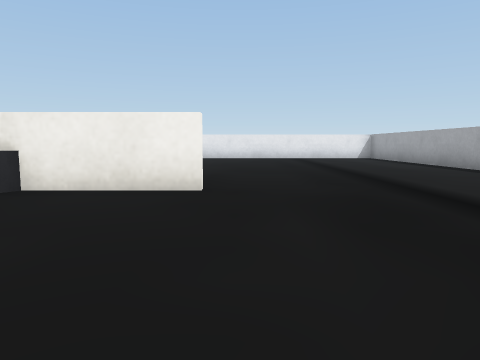
[1] (above)

18 first-person views from a walk through a robot-simulator world made for Webots. The camera is 0.06 m above the floor, tilts 6° down and sees 70° across. The floor is counted in squares, 0.1 m on a side. Each view is taken from the middle of a square. On the plan, view 1 faces up. The plan holds only what a view shows up to about 9 squares ahead; the rest is blank. Robots are left out. Simple shapes and patterns stand in for the simulator's stock objects.

[2]
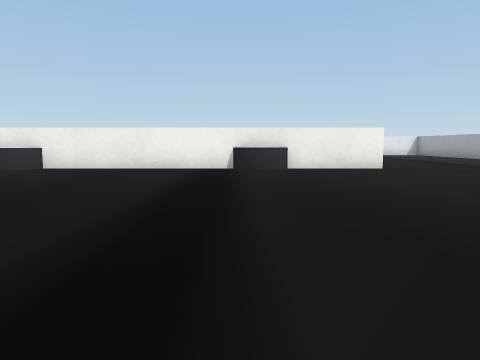

[3]
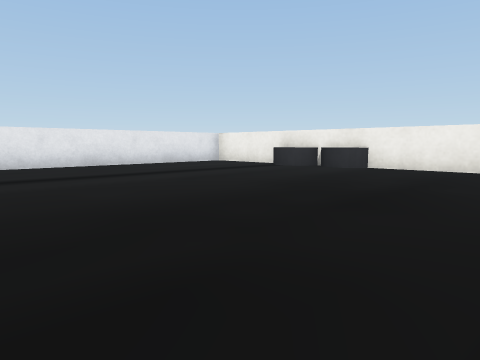

[4]
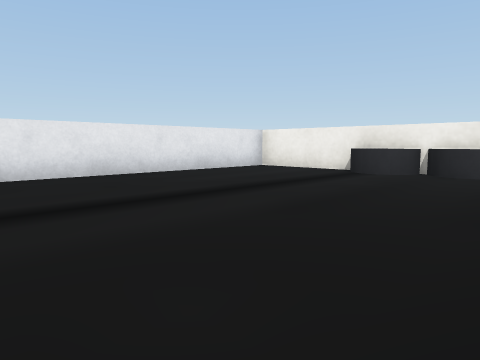

[5]
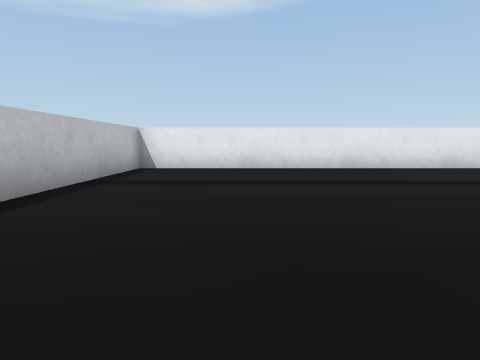

[6]
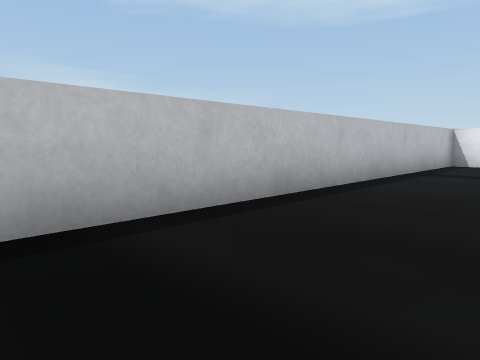

[7]
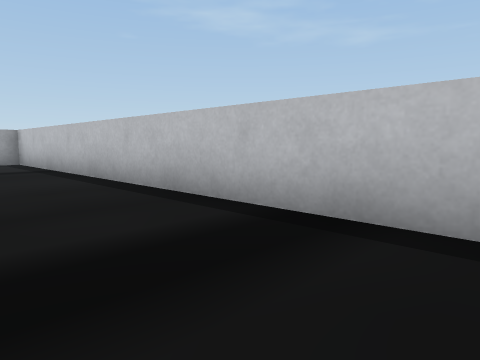

[8]
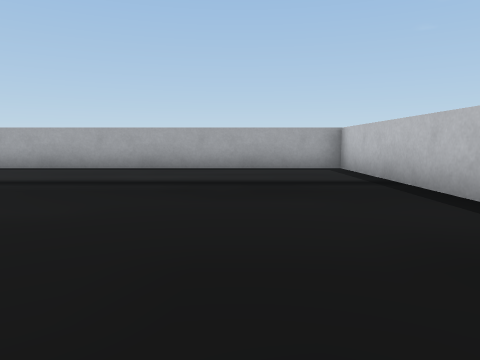

[9]
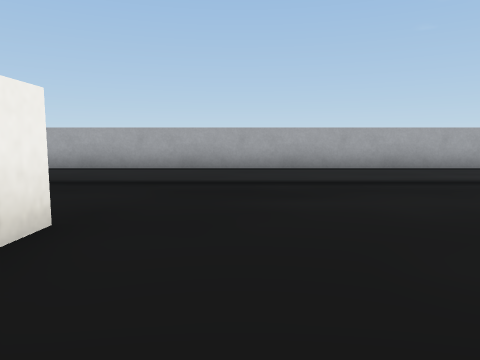

[10]
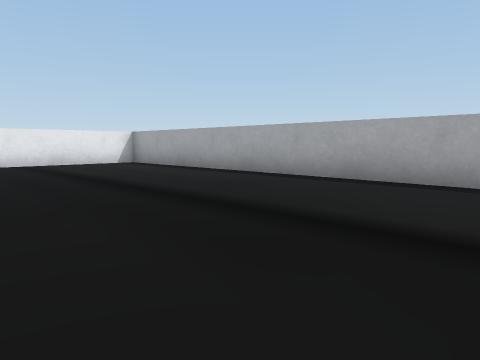

[11]
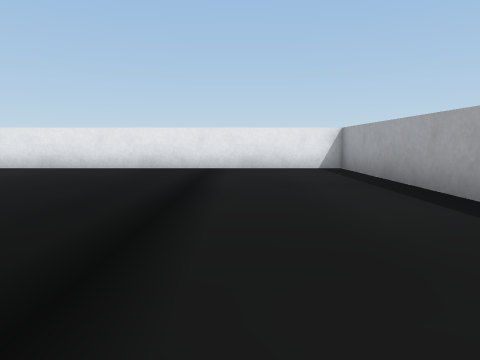

[12]
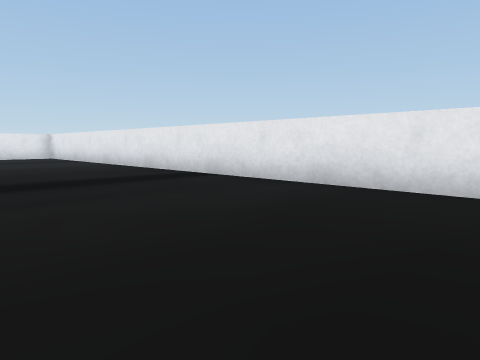

[13]
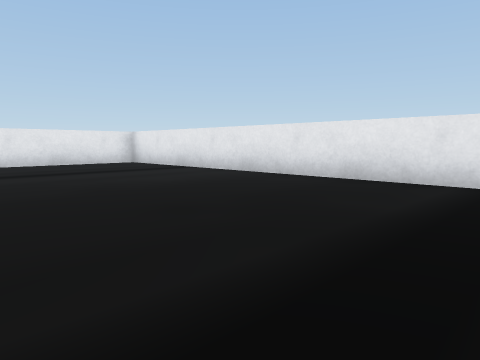

[14]
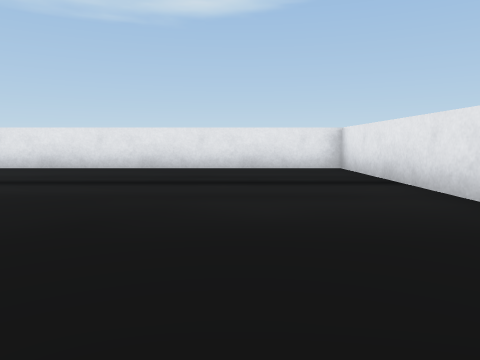

[15]
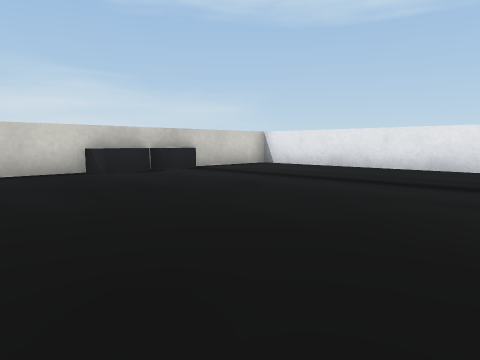

[16]
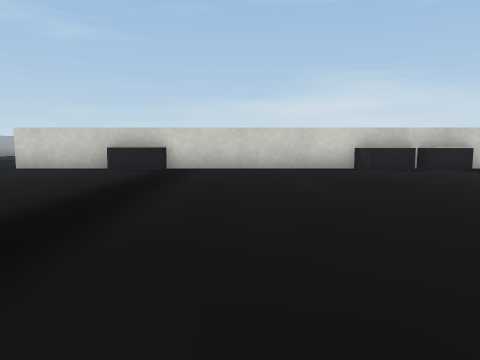

[17]
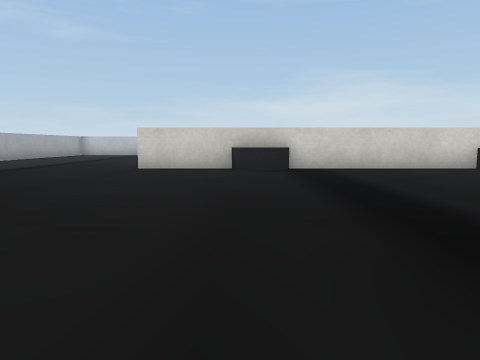

[18]
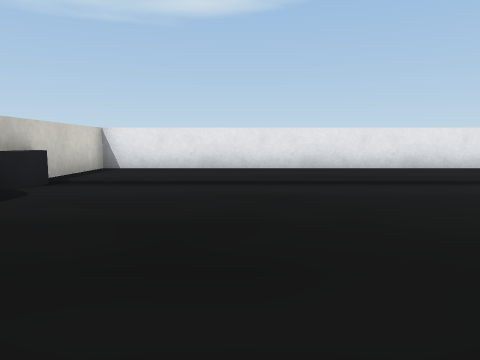

### Floor plan
Points are (right, up) in squares from view 1. A wall is a line through its corners. A room is listed if a view was taken in it or the views show most of it. See-through windows are left out.
Room 1 (views 1, 2, 3, 4, 5, 6, 7, 8, 9, 10, 11, 12, 13, 14, 15, 16, 17, 18)
walls: (-4.4, 4.4) (-8.5, 4.4); (-2.4, 4.6) (-0.5, 4.6); (-0.4, 4.4) (-2.6, 4.4); (-8.2, 4.6) (-4.6, 4.6); (-11.4, 4.4) (-13.5, 4.4); (-14.5, 3.4) (-14.5, -5.5) (5.5, -5.5) (5.5, 14.5) (-14.5, 14.5) (-14.5, 4.6) (-11.4, 4.6)
objects: traffic light (-11, 4) to (-11, 5); traffic light (-10, 4) to (-9, 5); traffic light (-4, 4) to (-3, 5)

Positions as (right, up) in squares from view 1, and headings:
1: (0, 0), facing up
2: (-4, -4), facing up
3: (-5, -4), facing up-left
4: (-8, -3), facing up-left
5: (-6, -3), facing left
6: (-4, -3), facing down-left
7: (-6, -3), facing down-right
8: (-3, -3), facing right
9: (-3, 3), facing right
10: (0, 4), facing up-right
11: (3, 6), facing up
12: (1, 10), facing up-left
13: (-4, 9), facing up-left
14: (-6, 12), facing left
15: (-6, 12), facing down-left
16: (-6, 13), facing down
17: (-3, 13), facing down
18: (-6, 8), facing left
